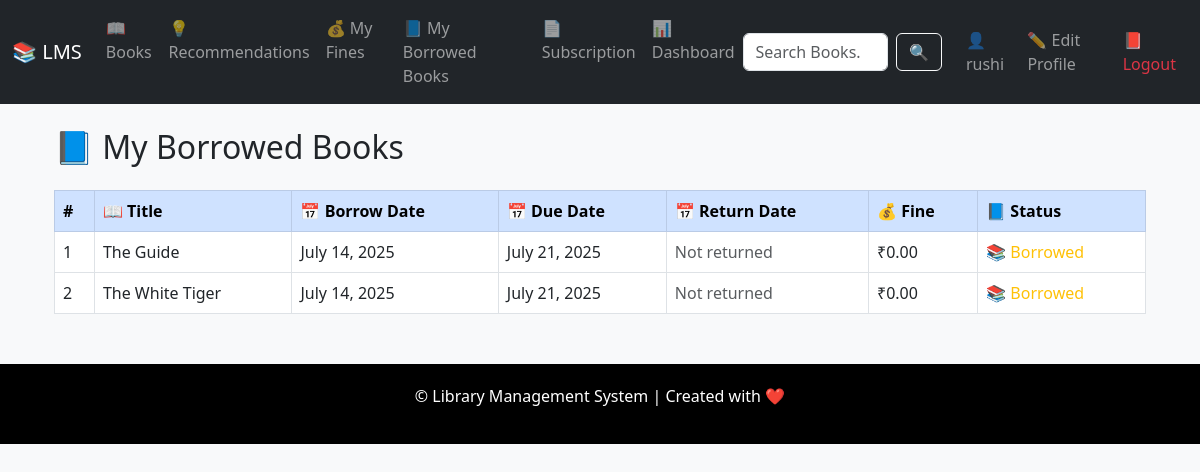
The page /books/my-borrowed-books/ (signed in) on the database as committed earlier.
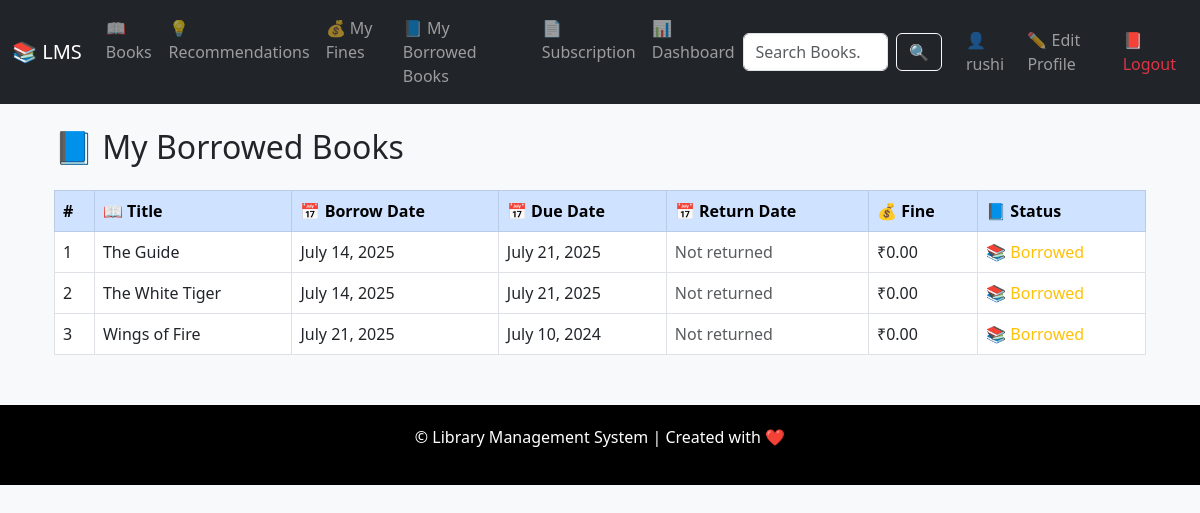
The same page on the database as committed later.
### books/models.py (models this page shows, shortened)
class BorrowRecord(models.Model):
    student = models.ForeignKey(Student, on_delete=models.CASCADE)  # Which student can borrow
    book_copy = models.ForeignKey(BookCopy, on_delete=models.CASCADE)  # Which copies borrow
    borrow_date = models.DateField(auto_now_add=True)
    due_date = models.DateField()
    return_date = models.DateField(null=True, blank=True)

class BookCopy(models.Model):
    STATUS_CHOICES = [
        ('available', 'Available'),
        ('borrowed', 'Borrowed'),
        ('lost', 'Lost'),
        ('damaged', 'Damaged'),
    ]
    book = models.ForeignKey(Book, on_delete=models.CASCADE)
    status = models.CharField(max_length=10, choices=STATUS_CHOICES, default='available')
    copy_id = models.CharField(max_length=30, unique=True, default='default_copy')  # ✅ Unique ID for each copy
    library_location = models.CharField(max_length=100, default='Main Branch')

class Book(models.Model):
    title = models.CharField(max_length=200)  # Book name
    authors = models.ManyToManyField(Author)  # Authoe list
    isbn = models.CharField(max_length=13, unique=True)  # Unique ISBN
    category = models.ForeignKey(Category, on_delete=models.SET_NULL, null=True)
    description = models.TextField()  # Book info.
    published_date = models.DateField()  # Publish date
    recommended = models.BooleanField(default=False)  # Recommended Books
    allowed_in_plans = models.ManyToManyField(SubscriptionPlan, blank=True)  #Subscription plan allow to books

### books/views.py (the view)
# urls.py: path('my-borrowed-books/', MyBorrowedBooksView.as_view(), name='my_borrowed_books'),
class MyBorrowedBooksView(LoginRequiredMixin, View):
    def get(self, request):
        user_profile = get_object_or_404(UserProfile, user=request.user)
        student = get_object_or_404(Student, user_profile=user_profile)
        borrow_records = BorrowRecord.objects.filter(student=student, return_date__isnull=True)
        return render(request, 'books/my_borrowed_books.html', {
            'borrow_records': borrow_records
        })

### templates/books/my_borrowed_books.html
{% extends 'base.html' %}
{% load static %}
{% block content %}
<div class="container mt-4">
    <h2 class="mb-4">📘 My Borrowed Books</h2>
    {% if borrow_records %}
        <table class="table table-bordered table-hover">
            <thead class="table-primary">
                <tr>
                    <th>#</th>
                    <th>📖 Title</th>
                    <th>📅 Borrow Date</th>
                    <th>📅 Due Date</th>
                    <th>📅 Return Date</th>
                    <th>💰 Fine</th>
                    <th>📘 Status</th>
                </tr>
            </thead>
            <tbody>
                {% for record in borrow_records %}
                <tr>
                    <td>{{ forloop.counter }}</td>
                    <td>{{ record.book_copy.book.title }}</td>
                    <td>{{ record.borrow_date }}</td>
                    <td>{{ record.due_date }}</td>
                    <td>
                        {% if record.return_date %}
                            {{ record.return_date }}
                        {% else %}
                            <span class="text-muted">Not returned</span>
                        {% endif %}
                    </td>
                    <td>
                        {% if record.book_fine %}
                            ₹{{ record.book_fine.amount }}
                            {% if record.book_fine.paid %}
                                <span class="badge bg-success">Paid</span>
                            {% else %}
                                <span class="badge bg-danger">Unpaid</span>
                            {% endif %}
                        {% else %}
                            ₹0.00
                        {% endif %}
                    </td>
                    <td>
                        {% if record.return_date %}
                            <span class="text-success">✅ Returned</span>
                        {% else %}
                            <span class="text-warning">📚 Borrowed</span>
                        {% endif %}
                    </td>
                </tr>
                {% endfor %}
            </tbody>
        </table>
    {% else %}
        <div class="alert alert-info text-center">
            ℹ️ You have not borrowed any books yet.
        </div>
    {% endif %}
</div>
{% endblock %}

Rows that differ between the two databases and show on the page:
added BorrowRecord: book_copy.book "Wings of Fire", borrow_date "July 21, 2025", due_date "July 10, 2024", shows "Not returned", shows "₹0.00", shows "📚 Borrowed"
